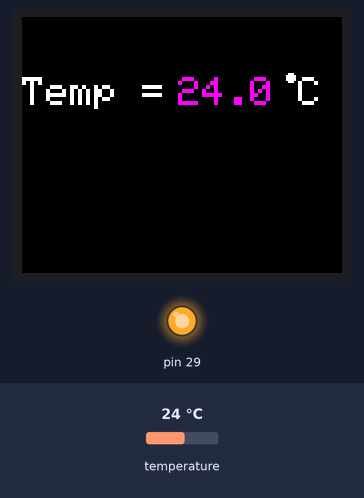
A sketch run on a simulated Arduino Mega 2560, built with avr-gcc and run on an emulated ATmega2560. On the bench: 160×128 colour display, output pins drawn as LEDs (lit = HIGH). The inputs (shaded band) are chosen by the test bench; at power-on: temperature 24 °C. Pins used as bus, display or sensor lines are not drawn; what the sketch prints to the serial monitor is not drawn.

Above: at 1.8 s.
1.9 s: temperature set to 12 °C
At 2.9 s:
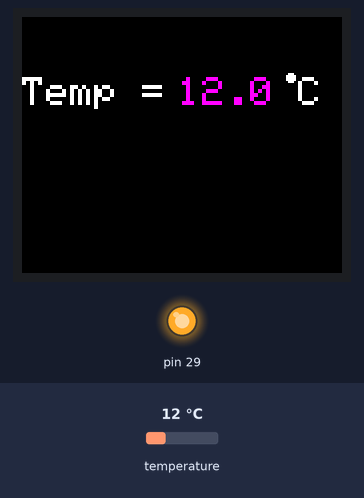
3.7 s: temperature set to 19 °C
At 4.5 s:
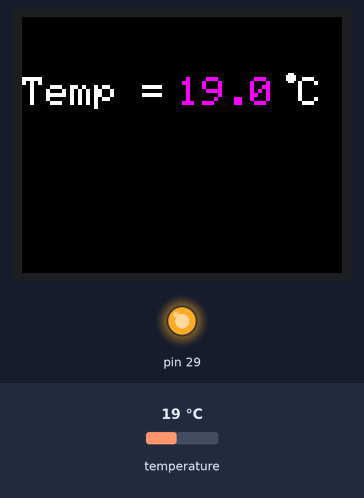
5.7 s: temperature set to 28 °C
At 7.3 s:
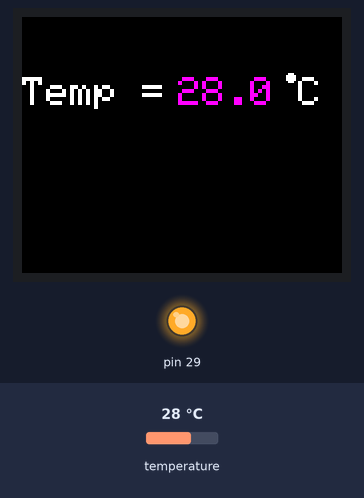
Timing chart, 0 to 8.8 s (numbered marks = the images above; inputs shaded):
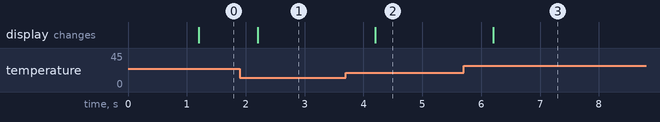

The sketch:

DS18B20.ino
```cpp
#include <Adafruit_GFX.h>    // Core graphics library
#include <Adafruit_ST7735.h> // Hardware-specific library for ST7735
#include <Adafruit_ST7789.h> // Hardware-specific library for ST7789
#include <SPI.h>

#define SPI01

#if defined(SPI01)          // для RP2040 SPI1
#define TFT_CS        13  // GP13 - CS
#define TFT_RST       14  // GP14 - RESET
#define TFT_DC        15  // GP15 - A0
#define TFT_MOSI      11  // GP11 - SDA (MOSI, TX)
#define TFT_SCLK      10  // GP10 - SCK

#else                       // для RP2040 SPI0
#define TFT_CS        5   // GP5 - CS
#define TFT_RST       6   // GP6 - RESET
#define TFT_DC        7   // GP7 - A0
#define TFT_MOSI      3   // GP3 - SDA (MOSI, TX)
#define TFT_SCLK      2   // GP2 - SCK
#endif

// For ST7735-based displays, we will use this call
Adafruit_ST7735 tft = Adafruit_ST7735(TFT_CS, TFT_DC, TFT_MOSI, TFT_SCLK, TFT_RST);

// DS18B20
#include <OneWire.h>
#define Pin_VccDS 20  // DS18B20 - VDD (+3.3V) R 4.7k -[]-
#define Pin_SigDS 21  // DS18B20 - Data        R 4.7k ----

OneWire  ds(Pin_SigDS);
byte addr[8];    // = {0x28, 0xEC, 0xF0, 0xD5, 0x04, 0x00, 0x00, 0xF2};

volatile float temperature;
uint32_t timing;
uint32_t t1;
uint32_t t2;


void getTemperature()
{
  int16_t temp;
  t1 = micros();
  ds.reset();
  ds.select(addr);
  ds.write(0xBE);                       // Считывание значения с датчика
  temp = (ds.read() | ds.read() << 8);  // Принимаем два байта температуры
  temperature = (float)temp / 16.0;     // round((float)temp / 16.0);
  ds.reset();
  ds.write(0xCC);                       // Обращение ко всем датчикам
  ds.write(0x44);                       // Команда на конвертацию
  t2 = micros();
}


void setup(void) {
  Serial.begin(115200);
  Serial.print(F("Hello! ST77xx TFT Test"));

  // TFT LED
  pinMode(29, OUTPUT);
  digitalWrite(29, HIGH); // Led ON
  // Use this initializer if using a 1.8" TFT screen:
  tft.initR(INITR_BLACKTAB);      // Init ST7735S chip, black tab
  tft.setRotation(1);
  tft.setSPISpeed(50000000);
  Serial.println(F("Initialized"));
  uint32_t times = millis();
  times = millis() - times;
  Serial.println(times, DEC);
  Serial.println("done");
  tft.fillScreen(ST77XX_BLACK);
  tft.setCursor(0, 30);
  tft.setTextColor(ST77XX_WHITE);
  tft.setTextSize(2);
  tft.print("Temp = ");

  // DS18B20
  pinMode(Pin_VccDS, OUTPUT);
  digitalWrite(Pin_VccDS, HIGH); // DS_VCC ON

label:
  ds.reset();      // сброс шины
  ds.search(addr); // определение адреса датчика
  if (OneWire::crc8(addr, 7) != addr[7])
  { //проверка массива адреса на срц
    Serial.println F("CRC ADRESS DS18B20 is not valid!");
    goto label;
  }
  ds.reset();      // сброс шины
  ds.select(addr); // выставить адрес
  ds.write(0x4E);  // разрешение записать конфиг
  ds.write(0x7F);  // Th контроль температуры макс 128грд
  ds.write(0xFF);  // Tl контроль температуры мин -128грд
  ds.write(0x60);  // 0x60 12-бит разрешение, 0x00 -9бит разрешение
  ds.write(0x7F);  // точность 0,5гр = 1F; 0,25гр = 3F; 0,125гр = 5F; 0,0625гр = 7F;

  // запросим температуру, считывать будем по таймеру
  ds.reset();
  ds.write(0xCC); // Обращение ко всем датчикам
  ds.write(0x44); // Команда на конвертацию
  timing = millis();

}// ******* END SETUP *******


void loop() {

  if (millis() - timing > 1000)
  {
    timing = millis();
    getTemperature();
    Serial.print("  Temperature = ");
    Serial.print(temperature, 3);
    tft.setCursor(78, 30);
    tft.setTextSize(2);
    tft.setCursor(78, 30);
    tft.setTextColor(ST77XX_MAGENTA, ST77XX_BLACK);
    tft.print(temperature, 1);
    tft.setTextColor(ST77XX_WHITE, ST77XX_BLACK);
    tft.fillCircle(134, 30, 2, ST77XX_WHITE);
    tft.setCursor(138, 30);

    //tft.print("°C");
    tft.print("C");
  }
}
```

Measured:
- after the input at 1.9 s, the display: changes after 0.30 s (image 1)
- after the input at 3.7 s, the display: changes after 0.50 s (image 2)
- after the input at 5.7 s, the display: changes after 0.51 s (image 3)
